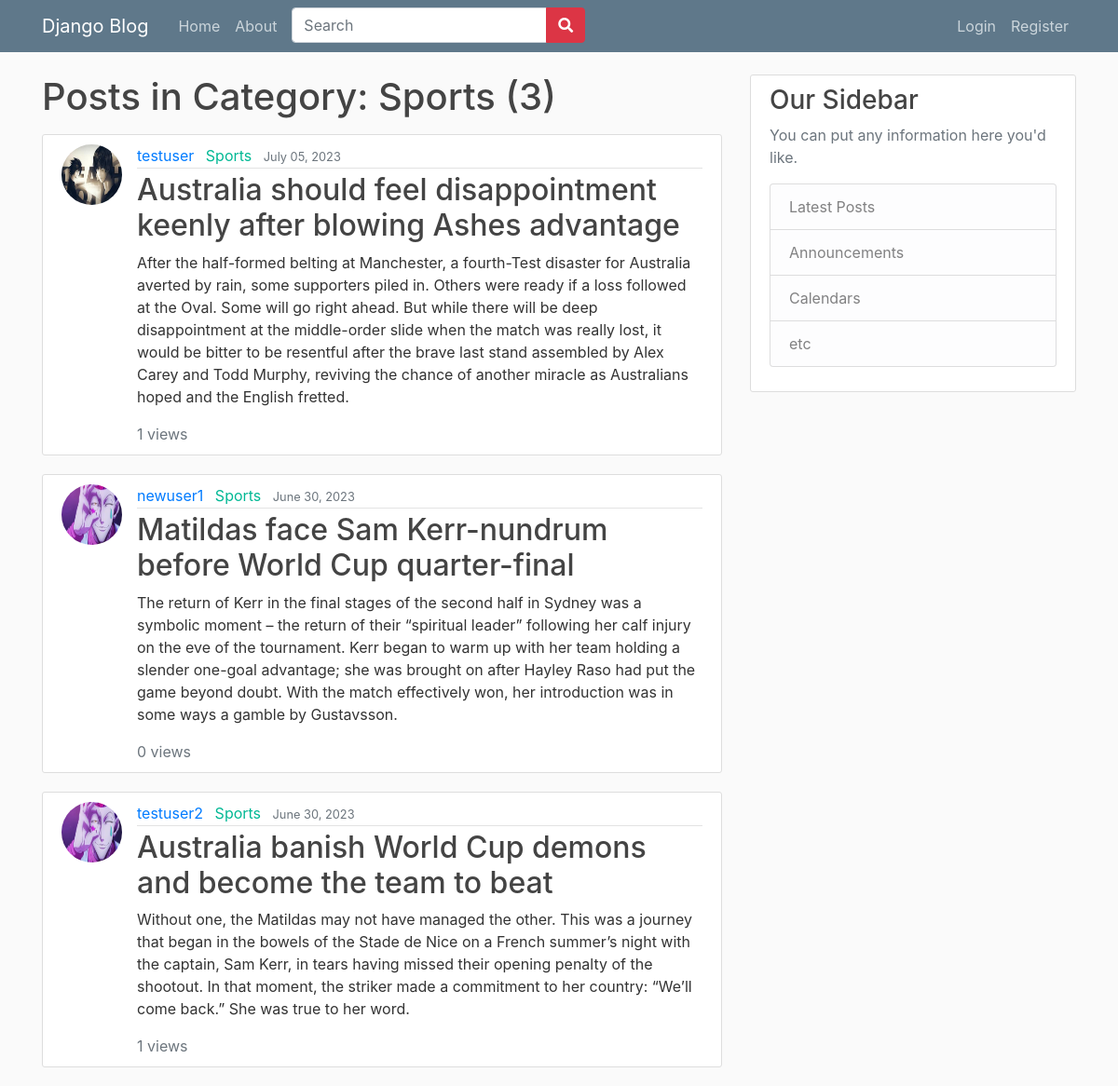
The app's page /category/2/ with its own data.
### blog/models.py (models this page shows, shortened)
class Category(models.Model):
    name = models.CharField(max_length=250)

class Post(models.Model):
    title = models.CharField(max_length=250)
    content = models.TextField()
    image = models.ImageField(upload_to='post_images/', blank=True, null=True)
    category = models.ForeignKey(Category, on_delete=models.SET_NULL, null=True, default = None)
    date_posted = models.DateTimeField(default=timezone.now)
    author = models.ForeignKey(User, on_delete=models.CASCADE)#an author can have many posts
    views = models.PositiveIntegerField(default=0)
    likes = models.ManyToManyField(User, related_name="blog_like", blank = True)

### users/models.py (models this page shows, shortened)
class Profile(models.Model):
    user = models.OneToOneField(User, on_delete=models.CASCADE, unique=True)
    image = models.ImageField(default = 'default.jpg', upload_to='_profile_pics')

### blog/views.py (the view)
# urls.py: path('category/<int:category_id>/', CategoryDetailView.as_view(), name='category-posts'),
class CategoryDetailView(ListView):
    model = Post
    template_name = 'blog/category_posts.html'
    context_object_name = 'posts'
    paginate_by = 5
    def get_queryset(self):
        category_id = self.kwargs['category_id']
        return Post.objects.filter(category_id=category_id).order_by('-date_posted')
    def get_context_data(self, **kwargs):
        context = super().get_context_data(**kwargs)
        context['category'] = Category.objects.get(id=self.kwargs['category_id'])
        return context

### blog/templates/blog/category_posts.html (shortened to what this page needs)
{% extends 'blog/base.html' %}
{% block content %}
    <h1 class="mb-3">Posts in Category: {{ category.name }} ({{ page_obj.paginator.count }})</h1>
    {% for post in posts %}
        <article class="media content-section">
            <img class="rounded-circle article-img" src="{{ post.author.profile.image.url }}">
            <div class="media-body">
                <div class="article-metadata">
                    <a class="mr-2" href="{% url 'user-posts' post.author.username %}">{{ post.author }}</a>
                    <a class="mr-2 green-link" href="{% url 'category-posts' category.id %}">{{ category.name }}</a>
                    <small class="text-muted">{{ post.date_posted|date:"F d, Y" }}</small>
                </div>
                <h2><a class="article-title" href="{% url 'post-detail' post.id %}">{{ post.title }}</a></h2>
                <p class="article-content">{{ post.content }}</p>
                <footer class="text-muted">{{ post.views }} views</footer>
            </div>
        </article>
    {% endfor %}
{% endblock %}

### blog/static/blog/main.css (style rules this page uses)
body { background: #fafafa; color: #333333; margin-top: 5rem; }
h1, h2, h3, h4, h5, h6 { color: #444444; }
.content-section { background: #ffffff; padding: 10px 20px; border: 1px solid #dddddd; border-radius: 3px; margin-bottom: 20px; }
.article-title { color: #444444; }
.article-content { white-space: pre-line; }
.article-img { height: 65px; width: 65px; margin-right: 16px; }
.article-metadata { padding-bottom: 1px; margin-bottom: 4px; border-bottom: 1px solid #e3e3e3 }
.green-link { color: #00b894 }

### records on screen
Category: name "Sports"
Post: author.profile.image (picture), author "testuser", date_posted "July 05, 2023", title "Australia should feel disappointment keenly after blowing Ashes advantage", content "After the half-formed belting at Manchester, a fourth-Test disaster for Australia averted by rain, some supporters piled in. Others were ready if a loss followed at the Oval. Some will go right ahead. But while there will be deep disappointment at the middle-order slide when the match was really lost, it would be bitter to be resentful after the brave last stand assembled by Alex Carey and Todd Murphy, reviving the chance of another miracle as Australians hoped and the English fretted.", views "1"
Post: author.profile.image (placeholder picture), author "newuser1", date_posted "June 30, 2023", title "Matildas face Sam Kerr-nundrum before World Cup quarter-final", content "The return of Kerr in the final stages of the second half in Sydney was a symbolic moment – the return of their “spiritual leader” following her calf injury on the eve of the tournament. Kerr began to warm up with her team holding a slender one-goal advantage; she was brought on after Hayley Raso had put the game beyond doubt. With the match effectively won, her introduction was in some ways a gamble by Gustavsson.", views "0"
Post: author.profile.image (placeholder picture), author "testuser2", date_posted "June 30, 2023", title "Australia banish World Cup demons and become the team to beat", content "Without one, the Matildas may not have managed the other. This was a journey that began in the bowels of the Stade de Nice on a French summer’s night with the captain, Sam Kerr, in tears having missed their opening penalty of the shootout. In that moment, the striker made a commitment to her country: “We’ll come back.” She was true to her word.", views "1"

### other values on screen
{{ page_obj.paginator.count }} "3"
